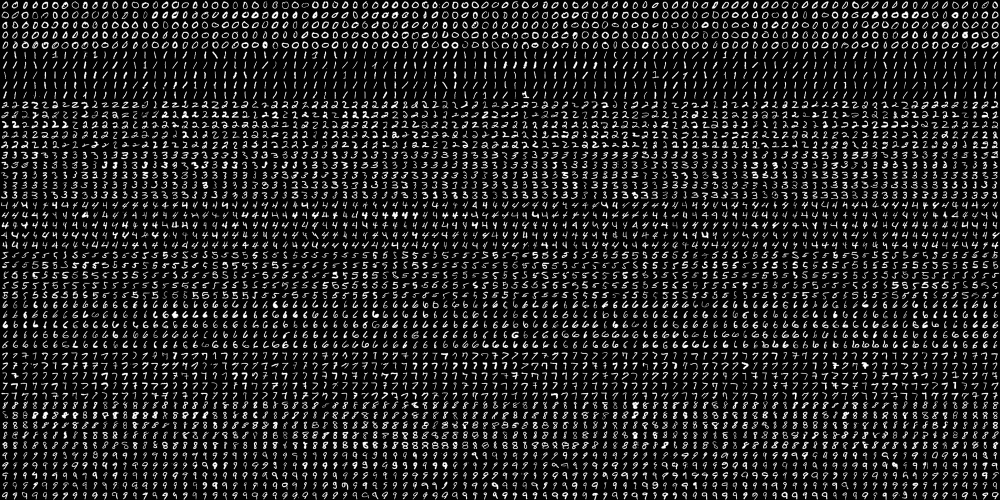
#> input picture KNN/Number/digits.png, 2000 x 1000 px (shown at 1/2 size)
$ python knnNumber.py
#> lines starting #> are read from the running program, lines starting #| are printed output that depends on the picture
'''
Created on 2020. 12. 7.

@author: Tristan Jin
'''
import cv2
import numpy as np
import matplotlib.pyplot as plt

img = cv2.imread('digits.png')
#> img is the input picture: shape (1000, 2000, 3); min 0, max 255, mean 33.8
gray = cv2.cvtColor(img, cv2.COLOR_BGR2GRAY)

# 세로로 50줄, 가로로 100줄로 사진을 나눕니다.
cells = [np.hsplit(row, 100) for row in np.vsplit(gray, 50)]
#> cells = 50 items
x = np.array(cells)

# 각 (20 X 20) 크기의 사진을 한 줄(1 X 400)으로 바꿉니다.
train = x[:, :].reshape(-1, 400).astype(np.float32)
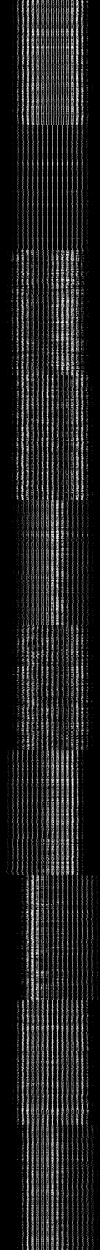
#> train: shape (5000, 400) float32 (shown at 1/4 size); min 0, max 255, mean 33.8

# 0이 500개, 1이 500개, ... 로 총 5,000개가 들어가는 (1 x 5000) 배열을 만듭니다.
k = np.arange(10)
train_labels = np.repeat(k, 500)[:, np.newaxis]

np.savez("trained.npz", train=train, train_labels=train_labels)


# 다음과 같이 하나씩 글자를 출력할 수 있습니다.
plt.imshow(cv2.cvtColor(x[0, 0], cv2.COLOR_GRAY2RGB))
plt.show()
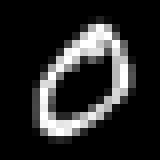
#> shown: shape (20, 20, 3) (shown 8 times larger); min 0, max 255, mean 40.1

# 다음과 같이 하나씩 글자를 저장할 수 있습니다.
'''
cv2.imwrite('test_0.png', x[0, 0])
cv2.imwrite('test_1.png', x[5, 0])
cv2.imwrite('test_2.png', x[10, 0])
cv2.imwrite('test_3.png', x[15, 0])
cv2.imwrite('test_4.png', x[20, 0])
cv2.imwrite('test_5.png', x[25, 0])
cv2.imwrite('test_6.png', x[30, 0])
cv2.imwrite('test_7.png', x[35, 0])
cv2.imwrite('test_8.png', x[40, 0])
cv2.imwrite('test_9.png', x[45, 0])
'''
